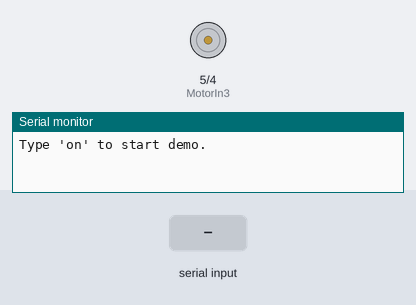
A sketch run on a simulated Arduino Uno, built with avr-gcc and run on an emulated ATmega328P. Shown: motor-driver pin pairs drawn as motors (green arrow = first pin HIGH = forward, orange = second pin HIGH = backward, longer = more drive), the last lines printed to the serial monitor. The test bench sets the inputs (shaded band).

Above: at 1.2 s.
1.3 s: "on\n" received over Serial
At 4.3 s:
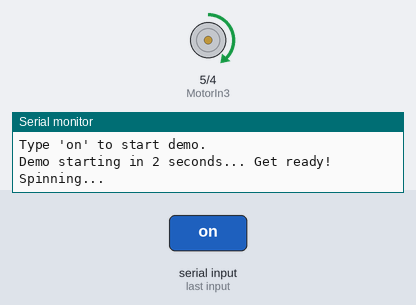
Timing chart, 0 to 10.3 s (numbered marks = the images above; inputs shaded):
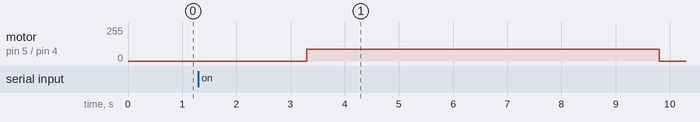

The sketch:

Stirrer_Motor.ino
```cpp
#define MotorIn3 5  // IN3 on L298N → D5 on Uno
#define MotorIn4 4  // IN4 on L298N → D4 on Uno

void setup() {
  pinMode(MotorIn3, OUTPUT);
  pinMode(MotorIn4, OUTPUT);

  Serial.begin(9600);
  Serial.println("Type 'on' to start demo.");
}

void loop() {
  if (Serial.available()) {
    String input = Serial.readStringUntil('\n');
    input.trim();

    if (input == "on") {

      Serial.println("Demo starting in 2 seconds... Get ready!");
      delay(2000);

      // Start motor
      digitalWrite(MotorIn4, LOW);
      analogWrite(MotorIn3, 90);
      Serial.println("Spinning...");

      delay(6500);

      // Stop motor
      digitalWrite(MotorIn3, LOW);
      digitalWrite(MotorIn4, LOW);
      delay(2000);

      Serial.println("Stirring Finished");
    }
    else {
      Serial.println("Type 'on' to start the demo.");
    }
  }
}
```

Measured:
- after the input at 1.3 s, motor on pin 5 (MotorIn3) / pin 4 (MotorIn4): stopped → forward 90/255 after 2.0 s, → stopped 6.5 s later
